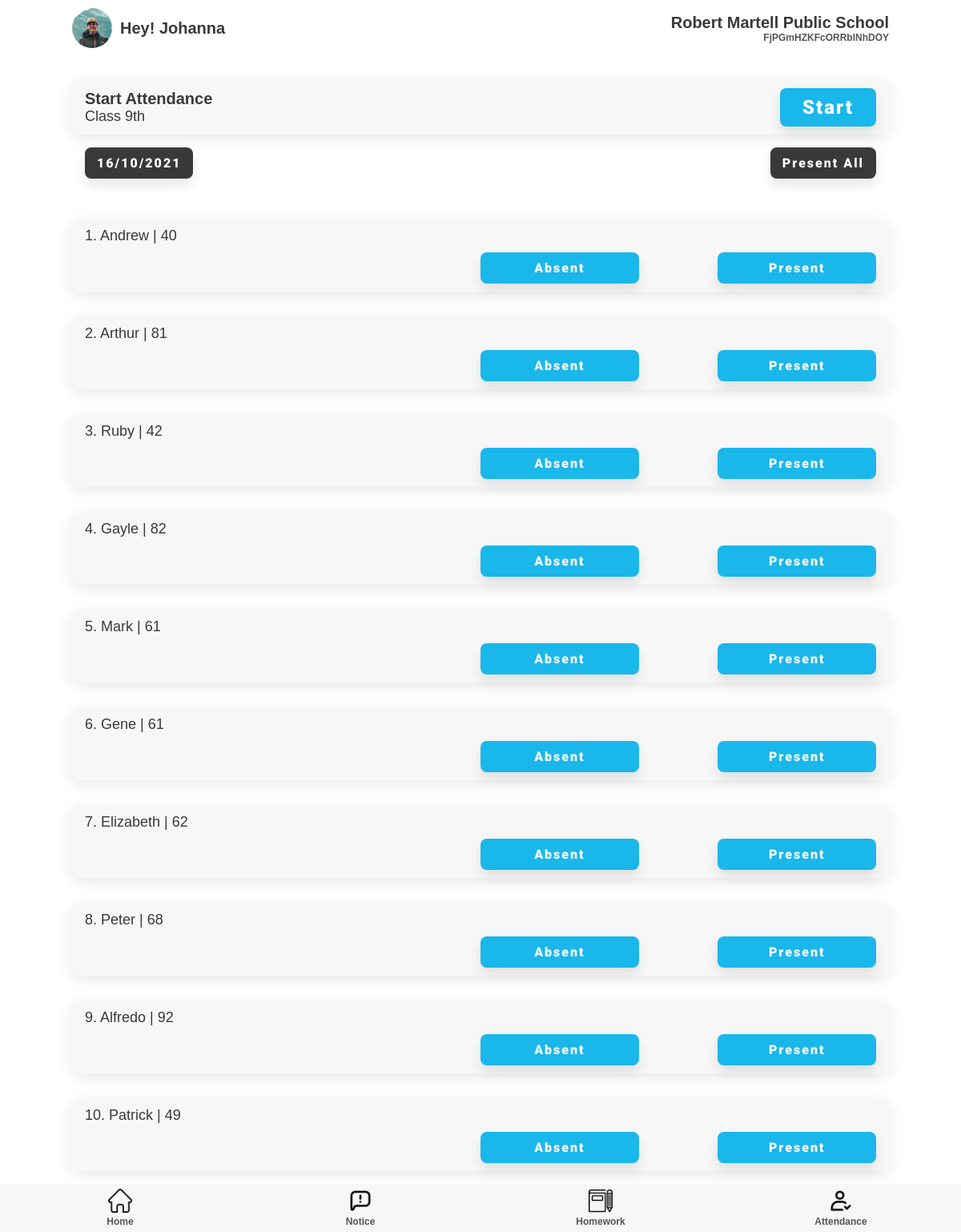
Screenshot of /attendance/teacher/ (signed in) with the database file from the repository.
### superadmin/models.py (models this page shows)
class school(models.Model):
    school = models.CharField(max_length=200, default='', blank=False, null=False)
    address = models.CharField(max_length=200)
    city = models.CharField(max_length=100)
    pin = models.IntegerField()
    state = models.CharField(max_length=50)
    country = models.CharField(max_length=50)
    regno = models.CharField(max_length=100)

### student/models.py (models this page shows)
class student(models.Model):
    fname = models.CharField(max_length=50)
    mname = models.CharField(max_length=50, blank=True, null=True)
    lname = models.CharField(max_length=50, blank=True, null=True)
    email = models.EmailField(blank=True, null=True)
    phone = models.IntegerField(blank=True, null=True)
    fathername = models.CharField(max_length=70)
    mothername = models.CharField(max_length=70)
    fatherphone = models.IntegerField()
    fatheremail = models.EmailField(blank=True, null=True)
    address = models.CharField(max_length=200)
    add_no = models.CharField(max_length=50, blank=True, null=True)
    roll_no = models.IntegerField()
    Class = models.ForeignKey('teacher.classSection', on_delete=models.PROTECT)
    school = models.ForeignKey('superadmin.school', on_delete=models.PROTECT)
    user = models.OneToOneField(User, on_delete=models.CASCADE)

### attendance/views.py (the view)
# urls.py: path('teacher/', views.Attendance, name='attendance'),
def Attendance(request):
    user = request.user
    t = teacher.objects.get(user=user)
    school = t.school
    try:
        Class = classSection.objects.get(teacher=t)
        students = student.objects.filter(school=t.school, Class=Class)
        today_date = date.today()
        leaveStudents = Leave.objects.filter(student__in = student.objects.filter(Class = Class))
        print(leaveStudents)
        lStudents = []
        for ls in leaveStudents:
            if today_date>=ls.date_from and today_date<=ls.date_to:
                lStudents.append(ls)
        print(lStudents)
        lid = []
        for l in lStudents:
            lid.append(l.student.id)
        return render(request, 'attendance.html', {'students': students, 'leaves': lStudents, 'leaveId': lid, 'school': school})
    except:
        return render(request, 'attendance.html', {'msg': True})

### templates/teacher/attendance.html (shortened to what this page needs)
{% extends 'home.html' %}
{% load static %}
{% block extra-head %}
<link rel="stylesheet" href="{% static 'css/attendance.css' %}" />
<link rel="stylesheet" href="{% static 'css/adminList.css' %}" />
{% endblock extra-head %}
{% block content %}
<section id="main">
{% if msg %}
<section id="not-found">
  <div class="not-found">
    <h1>
      <strong>You're not class teacher of any class.</strong>
    </h1>
  </div>
</section>
{% else %}
<section id="start-att">
  <div class="component-back">
    <div>
      <h2>Start Attendance</h2>
      <p>Class 9th</p>
    </div>
    <button class="btn btn-lg">Start</button>
  </div>
  <div class="att-date flex">
    <button class="btn btn-black">16/10/2021</button>
    <button class="btn btn-black">Present All</button>
  </div>
</section>
<section id="home-menu">
  <div class="home-menu">
    {% for student in students %}
    <div class="menu-list att-student-list">
      <div>
        <p>
          {{ forloop.counter }}. {{ student.fname }} {% if student.mname != "NULL"%}{{student.mname}}{% endif %} {% if student.lname != "NULL"%}{{student.lname}}{% endif %} | {{ student.roll_no }}
        </p>
      </div>
      <div id="{{ student.id }}" class="att-btns">
        <button class="att-btn btn btn-md" onclick="btnHandler(event)" value="false">
          Absent
        </button>
        <button class="att-btn btn btn-md" onclick="btnHandler(event)" value="true">
          Present
        </button>
      </div>
    </div>
    {% endfor %}
  </div>
</section>
{% endif %}
</section>
{% endblock content %}

### templates/teacher/home.html (shortened to what this page needs)
{% load static %}
<!DOCTYPE html>
<html lang="en">
  {% block head %}
  <head>
    <link
      rel="stylesheet"
      href="https://cdnjs.cloudflare.com/ajax/libs/font-awesome/6.0.0-beta2/css/all.min.css"
    />
    <link rel="stylesheet" href="{% static 'css/style.css' %}" />
    {% block extra-head %}{% endblock extra-head %}
  </head>
  {% endblock head %}
  <body>
    <section id="main">
      {% block nav %}
      <section id="nav">
        <nav class="top-navbar">
          <div class="topnav-profile">
            <div class="profile-picture">
              <img src="{% static 'img/profile.jpg' %}" />
            </div>
            <h2>Hey! <span id="topnav-username">{{ user.username }}</span></h2>
          </div>
          <div class="school-name">
            <h2><span id="schoolName">{{ school.school }}</span></h2>
            <h5 class="faded"><span id="schoolAddress">{{ school.address }}</span></h5>
          </div>
        </nav>
      </section>
    {% endblock nav %}
{% block content %}{% endblock content %}
      {% block nav-bottom %}
      <section id="bottom-nav">
        <nav class="bottom-navbar">
          <div class="nav-links">
            <div class="nav-button">
              <a href="{% url 'teacher:teacherhome' %}">
                <img src="{% static '/img/home.png' %}" />
                <h5 class="faded">Home</h5>
              </a>
            </div>
            <div class="nav-button">
              <a href="{% url 'notice:teacherNotice' "all" %}">
                <img src="{% static '/img/notice.png' %}" />
                <h5 class="faded">Notice</h5>
              </a>
            </div>
            <div class="nav-button">
              <a href="{% url 'homework:homeworkTeacher' %}">
                <img src="{% static 'img/homework.png' %}" />
                <h5 class="faded">Homework</h5>
              </a>
            </div>
            <div class="nav-button">
              <a href="{% url 'attendance:attendance' %}">
                <img src="{% static '/img/check.png' %}" />
                <h5 class="faded">Attendance</h5>
              </a>
            </div>
          </div>
        </nav>
      </section>
      {% endblock nav-bottom %}
    </section>
  </body>
</html>

### static/css/style.css (style rules this page uses)
:root { --dark-green: #1ab7ea; --light-green: #9cdabd; --dark-red: #fb3f4a; --light-red: #fb878e; --light-red: #2196f3; --light-grey: #f7f7f8; --dark-grey: #e7e7e8; --dark: #393939; --faded: #555555; --center-width: 85%; }
* { box-sizing: border-box; margin: 0; padding: 0; }
body { font-family: "Arial", sans-serif; -webkit-font-smoothing: antialiased; }
a { text-decoration: none; }
* { margin: 0; padding: 0; }
#main { margin: auto; margin-bottom: 60px; width: 100%; background-color: #fff; }
#nav { margin-bottom: 30px; }
.top-navbar { margin: auto; display: flex; justify-content: space-between; align-items: center; align-content: center; width: var(--center-width); }
.topnav-profile { display: flex; align-items: center; padding: 10px 0; }
.topnav-profile > h2 { margin: 0 10px; }
.profile-picture { height: 50px; width: 50px; }
.profile-picture img { height: 100%; width: 100%; border-radius: 50px; object-fit: cover; }
.school-name { display: flex; flex-direction: column; align-items: flex-end; }
.home-menu, .goto { margin: 35px auto 0; width: var(--center-width); display: flex; flex-direction: column; justify-content: space-between; }
.menu-list, .component-back { background-color: var(--light-grey); border-radius: 10px; display: flex; justify-content: space-between; align-items: center; margin: 1em 0; padding: 10px 16px; transition: all 0.5s ease 0s; box-shadow: 0px 4px 20px rgba(0, 0, 0, 0.1); }
.bottom-navbar { margin: auto; position: fixed; bottom: 0; background-color: var(--light-grey); height: 60px; width: 100%; }
.nav-links { margin: auto; width: var(--center-width); display: flex; justify-content: space-between; width: 100%; }
.nav-button { height: 60px; width: 25%; display: flex; flex-direction: column; justify-content: space-around; align-items: center; transition: all 0.3s ease-in-out 0.1s; }
.nav-button > a { width: 100%; text-align: center; }
.nav-button img { height: 30px; }
.btn { display: inline-block; background: var(--dark-green); color: #fff; padding: 10px 15px; min-width: 120px; font-size: 1rem; text-align: center; border: none; cursor: pointer; outline: none; box-shadow: 0px 8px 15px rgba(0, 0, 0, 0.1); transition: all 0.3s ease 0s; border-radius: 8px; letter-spacing: 2px; font-family: "Roboto", sans-serif; font-weight: 900; }
.btn-lg { font-size: 1.5rem; }
.btn-md { font-size: 1rem; }
.btn-black { background-color: var(--dark); color: #fff; }
.btn-black { background-color: var(--dark); }
p { color: var(--dark); font-size: 15px; font-weight: 300; }
h2 { color: var(--dark); text-transform: capitalize; font-size: 20px; font-weight: 600; }
h5 { color: var(--dark); font-size: 12px; font-weight: 600; }
.faded { color: var(--faded); }
.flex { display: flex; justify-content: space-between; }

### static/css/attendance.css (style rules this page uses)
#start-att { width: 85%; margin: auto; }
.att-date { padding: 0px 16px; }
.att-student-list { flex-direction: column; }
.att-btns { display: flex; width: 100%; justify-content: end; }
.att-btns button { margin-left: 10%; width: 20%; }
.att-student-list > div:nth-child(-n + 2) { align-self: baseline; }
.att-student-list > div > p { margin-bottom: 10px; font-size: 18px; }

### static/css/adminList.css (style rules this page uses)
p { font-size: 18px; }

### rows the page displays
school: school "Robert Martell Public School", address "FjPGmHZKFcORRblNhDOY"
student: fname "Andrew", roll_no "40"
student: fname "Arthur", roll_no "81"
student: fname "Ruby", roll_no "42"
student: fname "Gayle", roll_no "82"
student: fname "Mark", roll_no "61"
student: fname "Gene", roll_no "61"
student: fname "Elizabeth", roll_no "62"
student: fname "Peter", roll_no "68"
student: fname "Alfredo", roll_no "92"
student: fname "Patrick", roll_no "49"

### other values shown
{{ user.username }} "Johanna"
